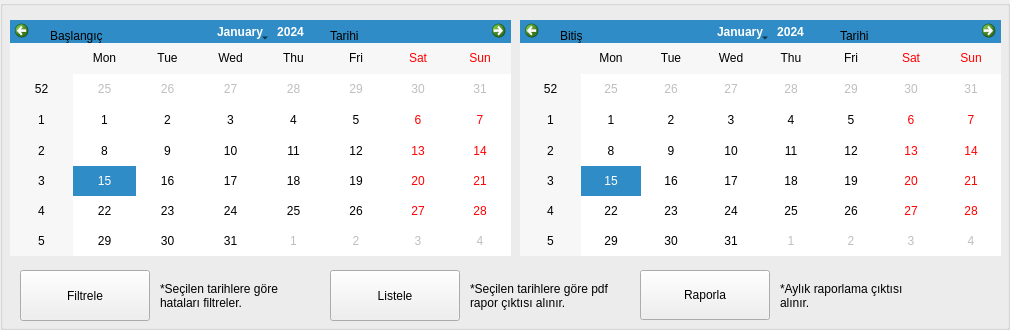
     <widget class="QGroupBox" name="details_groupBox">
      <property name="maximumSize">
       <size>
        <width>1025</width>
        <height>330</height>
       </size>
      </property>
      <property name="styleSheet">
       <string notr="true"/>
      </property>
      <property name="title">
       <string/>
      </property>
      <widget class="QCalendarWidget" name="calendarWidget">
       <property name="geometry">
        <rect>
         <x>10</x>
         <y>20</y>
         <width>501</width>
         <height>236</height>
        </rect>
       </property>
      </widget>
      <widget class="QCalendarWidget" name="calendarWidget_2">
       <property name="geometry">
        <rect>
         <x>520</x>
         <y>20</y>
         <width>481</width>
         <height>236</height>
        </rect>
       </property>
      </widget>
      <widget class="QLabel" name="label">
       <property name="geometry">
        <rect>
         <x>50</x>
         <y>20</y>
         <width>141</width>
         <height>31</height>
        </rect>
       </property>
       <property name="text">
        <string>Başlangıç</string>
       </property>
      </widget>
      <widget class="QPushButton" name="Raporla_PushButton">
       <property name="geometry">
        <rect>
         <x>640</x>
         <y>270</y>
         <width>130</width>
         <height>50</height>
        </rect>
       </property>
       <property name="styleSheet">
        <string notr="true"/>
       </property>
       <property name="text">
        <string>Raporla</string>
       </property>
      </widget>
      <widget class="QPushButton" name="Listele_pushButton">
       <property name="geometry">
        <rect>
         <x>330</x>
         <y>270</y>
         <width>130</width>
         <height>51</height>
        </rect>
       </property>
       <property name="styleSheet">
        <string notr="true"/>
       </property>
       <property name="text">
        <string>Listele</string>
       </property>
      </widget>
      <widget class="QLabel" name="label_2">
       <property name="geometry">
        <rect>
         <x>560</x>
         <y>20</y>
         <width>141</width>
         <height>31</height>
        </rect>
       </property>
       <property name="text">
        <string>Bitiş</string>
       </property>
      </widget>
      <widget class="QLabel" name="label_3">
       <property name="geometry">
        <rect>
         <x>330</x>
         <y>20</y>
         <width>121</width>
         <height>31</height>
        </rect>
       </property>
       <property name="text">
        <string>Tarihi</string>
       </property>
      </widget>
      <widget class="QLabel" name="label_4">
       <property name="geometry">
        <rect>
         <x>840</x>
         <y>20</y>
         <width>121</width>
         <height>31</height>
        </rect>
       </property>
       <property name="text">
        <string>Tarihi</string>
       </property>
      </widget>
      <widget class="QPushButton" name="Filtrele_pushButton">
       <property name="geometry">
        <rect>
         <x>20</x>
         <y>270</y>
         <width>130</width>
         <height>51</height>
        </rect>
       </property>
       <property name="styleSheet">
        <string notr="true"/>
       </property>
       <property name="text">
        <string>Filtrele</string>
       </property>
      </widget>
      <widget class="QLabel" name="warning_label">
       <property name="geometry">
        <rect>
         <x>160</x>
         <y>270</y>
         <width>141</width>
         <height>51</height>
        </rect>
       </property>
       <property name="styleSheet">
        <string notr="true">font: 8pt &quot;MS Shell Dlg 2&quot;;</string>
       </property>
       <property name="text">
        <string>*Seçilen tarihlere göre hataları filtreler.</string>
       </property>
       <property name="wordWrap">
        <bool>true</bool>
       </property>
      </widget>
      <widget class="QLabel" name="warning_label_2">
       <property name="geometry">
        <rect>
         <x>470</x>
         <y>270</y>
         <width>141</width>
         <height>51</height>
        </rect>
       </property>
       <property name="styleSheet">
        <string notr="true">font: 8pt &quot;MS Shell Dlg 2&quot;;</string>
       </property>
       <property name="text">
        <string>*Seçilen tarihlere göre pdf rapor çıktısı alınır.</string>
       </property>
       <property name="wordWrap">
        <bool>true</bool>
       </property>
      </widget>
      <widget class="QLabel" name="warning_label_3">
       <property name="geometry">
        <rect>
         <x>780</x>
         <y>270</y>
         <width>141</width>
         <height>51</height>
        </rect>
       </property>
       <property name="styleSheet">
        <string notr="true">font: 8pt &quot;MS Shell Dlg 2&quot;;</string>
       </property>
       <property name="text">
        <string>*Aylık raporlama çıktısı alınır.</string>
       </property>
       <property name="wordWrap">
        <bool>true</bool>
       </property>
      </widget>
      <zorder>Filtrele_pushButton</zorder>
      <zorder>calendarWidget</zorder>
      <zorder>calendarWidget_2</zorder>
      <zorder>label</zorder>
      <zorder>Raporla_PushButton</zorder>
      <zorder>Listele_pushButton</zorder>
      <zorder>label_2</zorder>
      <zorder>label_3</zorder>
      <zorder>label_4</zorder>
      <zorder>warning_label</zorder>
      <zorder>warning_label_2</zorder>
      <zorder>warning_label_3</zorder>
     </widget>
